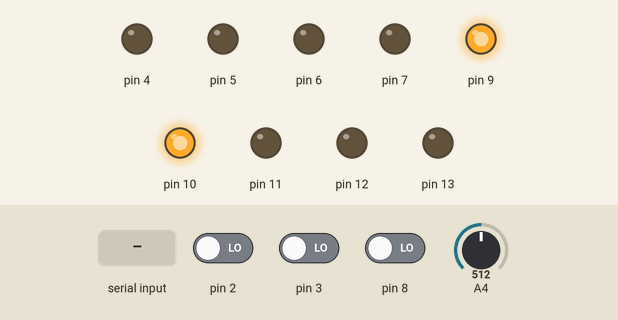
The program below on a simulated Arduino Nano, built with avr-gcc and run on an emulated ATmega328P. On the bench: output pins drawn as LEDs (lit = HIGH). The inputs (shaded band) are chosen by the test bench; at power-on: pin 2 LOW, pin 3 LOW, pin 8 LOW, A4 = 512. What the program prints to the serial monitor is not drawn.

Above: at 1.2 s.
1.3 s: "<f>" received over Serial
At 2.3 s:
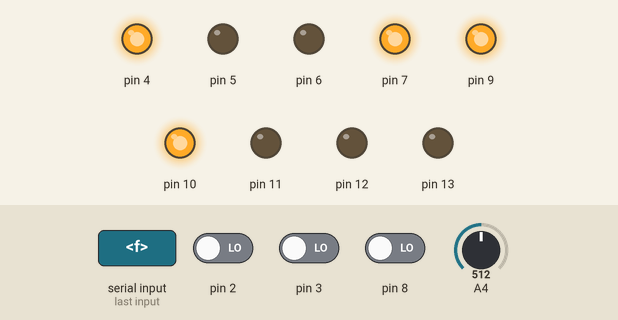
3.1 s: "<b>" received over Serial
At 3.35 s:
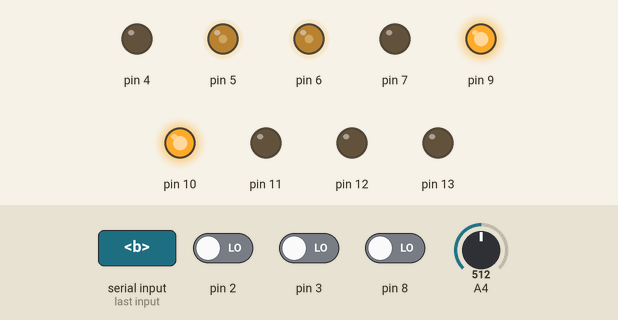
4.9 s: "<l>" received over Serial
At 6.2 s:
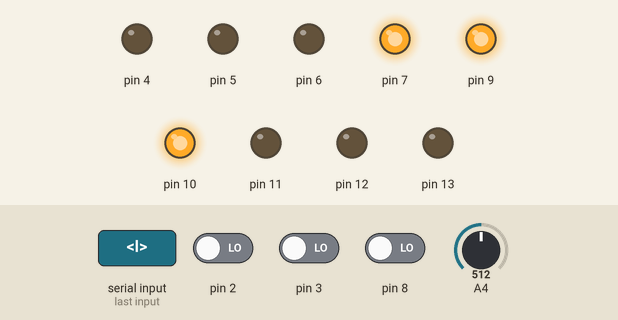
6.7 s: "<r>" received over Serial
At 7.6 s:
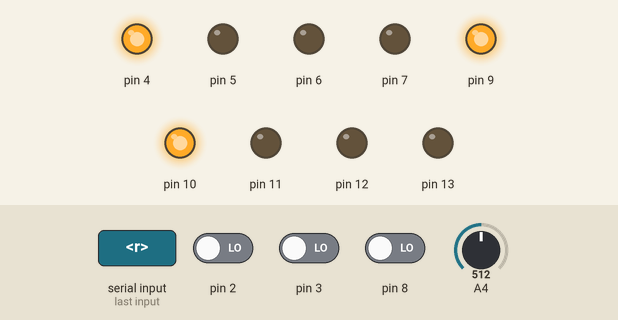
Timing chart, 0 to 9.5 s (numbered marks = the images above; inputs shaded):
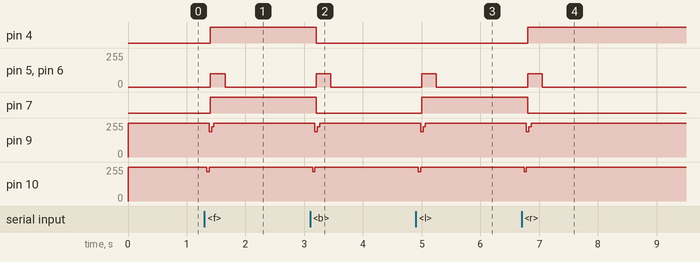

Measured:
- after the input at 1.3 s, pin 4, pin 7: LOW → HIGH after 0.10 s; pin 5, pin 6: 0/255 → 100/255 after 0.10 s, → 0/255 0.25 s later; pin 9: 255/255 → 189/255 after 0.08 s, → 228/255 0.04 s later, → 255/255 0.04 s later; pin 10: 255/255 → 218/255 at once, → 255/255 0.04 s later
- after the input at 3.1 s, pin 4, pin 7: HIGH → LOW after 0.10 s; pin 5, pin 6: 0/255 → 100/255 after 0.10 s, → 0/255 0.25 s later; pin 9: 255/255 → 189/255 after 0.08 s, → 228/255 0.04 s later, → 255/255 0.04 s later; pin 10: 255/255 → 218/255 at once, → 255/255 0.04 s later
- after the input at 4.9 s, pin 5, pin 6: 0/255 → 100/255 after 0.10 s, → 0/255 0.25 s later; pin 7: LOW → HIGH after 0.10 s; pin 9: 255/255 → 189/255 after 0.08 s, → 228/255 0.04 s later, → 255/255 0.04 s later; pin 10: 255/255 → 218/255 at once, → 255/255 0.04 s later
- after the input at 6.7 s, pin 4: LOW → HIGH after 0.10 s; pin 5, pin 6: 0/255 → 100/255 after 0.10 s, → 0/255 0.25 s later; pin 7: HIGH → LOW after 0.10 s; pin 9: 255/255 → 189/255 after 0.08 s, → 228/255 0.04 s later, → 255/255 0.04 s later; pin 10: 255/255 → 218/255 at once, → 255/255 0.04 s later

The program:

main.cpp
```cpp
#include <Arduino.h>
#include <DFRobot2WD.h>
#include <Notes.h>

DFRobot2WD robot = DFRobot2WD();
const byte numChars = 32; // Use this to set the size of the received serial Data
char receivedChars[numChars];
boolean newData = false;

String obstacle2string(obs_t obstacle) // This simply takes the provided obstacle object and outputs a string
{
    String obstacle_mask = "";
    if (obstacle == BOTH)
    {
        obstacle_mask = "both";
    }
    else if (obstacle == LEFT)
    {
        obstacle_mask = "left";
    }
    else if (obstacle == RIGHT)
    {
        obstacle_mask = "right";
    }
    else
    {
        obstacle_mask = "none";
    }
    return obstacle_mask;
}

String buildJson(String dir, float light, obs_t obstacle) // This makes json out of our sensor-data
{
    String json;

    json = "<{";

    json += "\"direction\":";
    json += "\"" + dir + "\"";
    json += ",";

    json += "\"obstacle\":";
    json += "\"" + obstacle2string(obstacle) + "\"";
    json += ",";

    json += "\"light\":";
    json += light;

    json += "}>";
    return json;
}

void recvWithStartEndMarkers() // A custom function to received serial communication
{
    static boolean recvInProgress = false;
    static byte ndx = 0;
    char startMarker = '<';
    char endMarker = '>';
    char rc;

    while (Serial.available() > 0 && newData == false)
    {
        rc = Serial.read();

        if (recvInProgress == true)
        {
            if (rc != endMarker) // checks if we reached our endmarker
            {
                receivedChars[ndx] = rc;
                ndx++;
                if (ndx >= numChars)
                {
                    ndx = numChars - 1;
                }
            }
            else
            {
                receivedChars[ndx] = '\0'; // terminate the string
                recvInProgress = false;
                ndx = 0;
                newData = true;
            }
        }

        else if (rc == startMarker) // sets bool true if we reached our startmarker
        {
            recvInProgress = true;
        }
    }
}

void setup()
{
    Serial.begin(9600);
}

void loop()
{
    recvWithStartEndMarkers(); // Checks and gets new serial communication
    if (newData == true)
    {
        float light = robot.getLight(); // Gets data from light-sensor
        obs_t obstacle = robot.obstacleDetect(NULL, NULL); // Gets obstacle-data
        newData = false;
        if (!strcmp(receivedChars, "f")) // Drives Forward
        {
            String res = buildJson("f", light, obstacle);
            robot.motorControl(FORWARD, 100, FORWARD, 100);
            delay(250);
            robot.motorStop();
            Serial.print(res);
        }
        if (!strcmp(receivedChars, "b")) // Drives Backward
        {
            String res = buildJson("b", light, obstacle);
            robot.motorControl(BACKWARD, 100, BACKWARD, 100);
            delay(250);
            robot.motorStop();
            Serial.print(res);
        }
        if (!strcmp(receivedChars, "l")) // Drives Left
        {
            String res = buildJson("l", light, obstacle);
            robot.motorControl(FORWARD, 100, BACKWARD, 100);
            delay(250);
            robot.motorStop();
            Serial.print(res);
        }
        if (!strcmp(receivedChars, "r")) // Drives Right
        {
            String res = buildJson("r", light, obstacle);
            robot.motorControl(BACKWARD, 100, FORWARD, 100);
            delay(250);
            robot.motorStop();
            Serial.print(res);
        }
    }
}
```
